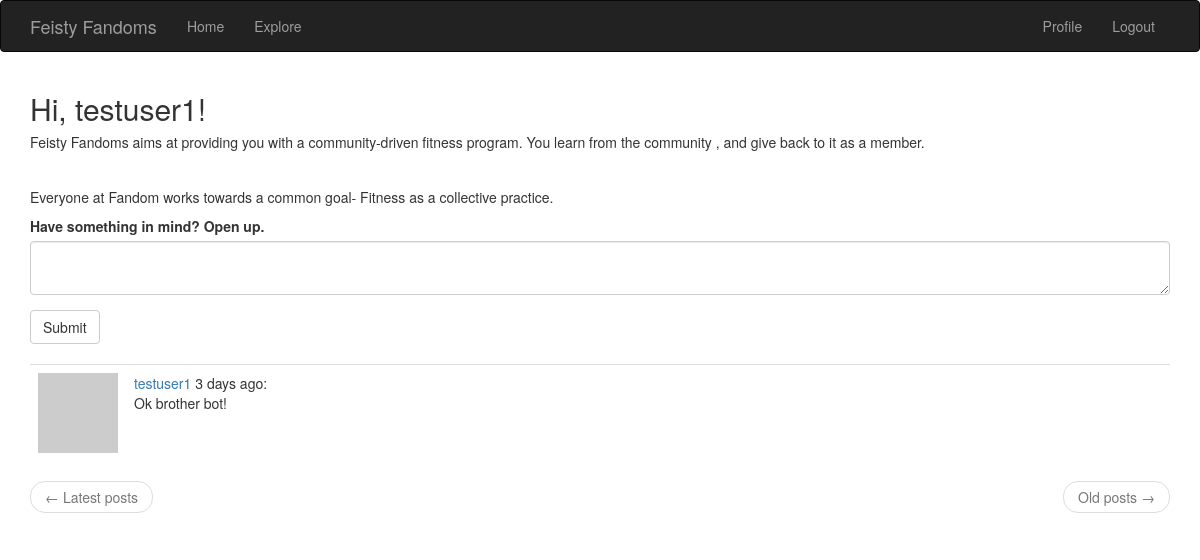
The app's page /index (signed in) with its own data.
### app/models.py (models this page shows, shortened)
class User(UserMixin, db.Model):
	id = db.Column(db.Integer, primary_key= True)
	username = db.Column(db.String(64), index = True, unique = True)
	email = db.Column(db.String(120), index=True, unique=True)
	password_hash = db.Column(db.String(128))
	posts = db.relationship('Post', backref='author', lazy = 'dynamic')
	followed = db.relationship('User', secondary=followers, primaryjoin=(followers.c.follower_id == id), secondaryjoin=(followers.c.followed_id == id), backref=db.backref('followers', lazy='dynamic'), lazy='dynamic')
	about_me = db.Column(db.String(140))
	last_seen = db.Column(db.DateTime, default=datetime.utcnow)
	def avatar(self, size):
		digest = md5(self.email.lower().encode('utf-8')).hexdigest()
		return 'https://www.gravatar.com/avatar/{}?d=identicon&s={}'.format(digest, size)
	def followed_posts(self):
		followed = Post.query.join(followers, (followers.c.followed_id == Post.user_id)).filter(followers.c.follower_id == self.id)
		own = Post.query.filter_by(user_id = self.id)
		return followed.union(own).order_by(Post.timestamp.desc())

class Post(db.Model):
	id = db.Column(db.Integer, primary_key=True)
	body = db.Column(db.String(250))
	timestamp = db.Column(db.DateTime, index=True, default = datetime.utcnow)
	user_id = db.Column(db.Integer, db.ForeignKey('user.id'))

### app/routes.py (the view)
@app.route('/', methods= ['GET', 'POST'])
@app.route('/index', methods= ['GET', 'POST'])
@login_required
def index():
	form = PostForm()
	if form.validate_on_submit():
		post = Post(body=form.post.data, author = current_user)
		db.session.add(post)
		db.session.commit()
		flash("Your post was shared with your famdom!")
		return redirect(url_for('index'))
	page = request.args.get('page', 1, type=int)
	posts = current_user.followed_posts().paginate(page, app.config['POSTS_PER_PAGE'], False)
	next_url = url_for('index', page=posts.next_num) \
		if posts.has_next else None
	prev_url = url_for('index', page=posts.prev_num) \
		if posts.has_prev else None
	return render_template('index.html', title='Home Page', form=form,posts=posts.items, next_url = next_url, prev_url=prev_url)

### app/forms.py
class PostForm(FlaskForm):
	post = TextAreaField('Have something in mind? Open up.', validators = [DataRequired(), Length(min=1, max= 200)])
	submit = SubmitField('Submit')

### app/models.py (called while the page is built)
@login.user_loader
def load_user(id):
    return User.query.get(int(id))

### app/routes.py (called while the page is built)
@app.before_request
def before_request():
	if current_user.is_authenticated:
		current_user.last_seen = datetime.utcnow()
		db.session.commit()

### app/templates/index.html
{% extends "base.html" %}
{% import 'bootstrap/wtf.html' as wtf %}
{% block app_content %}
    <h2>Hi, {{ current_user.username }}!</h2>
    <h5>Feisty Fandoms aims at providing you with a community-driven fitness program.
You learn from the community , and give back to it as a member.</h5>
	<br>
	<h5>Everyone at Fandom works towards a common goal- Fitness as a collective practice.</h5>
    {% if form %}
    {{ wtf.quick_form(form) }}
    <br>
    {% endif %}
    {% for post in posts %}
        {% include '_post.html' %}
    {% endfor %}
    <nav aria-label="...">
        <ul class="pager">
            <li class="previous{% if not prev_url %} disabled{% endif %}">
                <a href="{{ prev_url or '#' }}">
                    <span aria-hidden="true">&larr;</span> Latest posts
                </a>
            </li>
            <li class="next{% if not next_url %} disabled{% endif %}">
                <a href="{{ next_url or '#' }}">
                    Old posts <span aria-hidden="true">&rarr;</span>
                </a>
            </li>
        </ul>
    </nav>
{% endblock %}

### app/templates/_post.html
<table class="table table-hover">
        <tr>
            <td width="70px">
                <a href="{{ url_for('user', username=post.author.username) }}">
                    <img src="{{ post.author.avatar(70) }}" />
                </a>
            </td>
            <td>
                <a href="{{ url_for('user', username=post.author.username) }}">
                    {{ post.author.username }}
                </a>
                {{ moment(post.timestamp).fromNow() }}:
                <br>
                {{ post.body }}
            </td>
        </tr>
    </table>

### records on screen
User: username "testuser1"
Post: author.username "testuser1", timestamp "3 days ago", body "Ok brother bot!"
